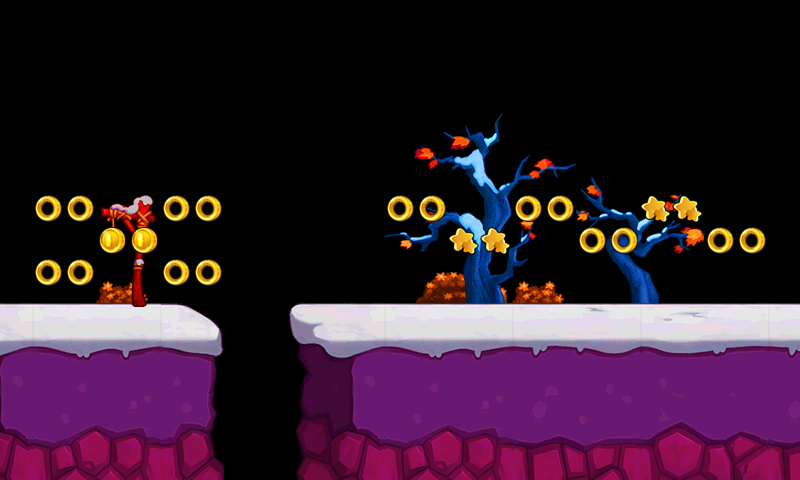

Tiled map render using the project's own tile images. Description and the map definition, with tile-layer contents summarised, below:
An orthogonal 25x15 tile map with 32x32 px tiles, 5 tile layers (grass, tree, root, light, ...), 5 tilesets and 2 objects.

<map version="1.0" orientation="orthogonal" width="25" height="15" tilewidth="32" tileheight="32">
 <tileset firstgid="1" name="grass3" tilewidth="32" tileheight="32">
  <image source="grass3.png" width="160" height="64" />
 </tileset>
 <tileset firstgid="11" name="light" tilewidth="32" tileheight="32">
  <image source="light.png" width="64" height="128" />
 </tileset>
 <tileset firstgid="19" name="tree3" tilewidth="32" tileheight="32">
  <image source="tree3.png" width="448" height="224" />
 </tileset>
 <tileset firstgid="117" name="ground3" tilewidth="32" tileheight="32">
  <image source="ground3.png" width="544" height="192" />
  <tile id="1">
   <properties>
    <property name="rootX" value="-1" />
    <property name="rootY" value="0" />
   </properties>
  </tile>
  <tile id="2">
   <properties>
    <property name="rootX" value="-1" />
    <property name="rootY" value="0" />
   </properties>
  </tile>
  <tile id="3">
   <properties>
    <property name="rootX" value="-1" />
    <property name="rootY" value="0" />
   </properties>
  </tile>
  <tile id="4">
   <properties>
    <property name="rootX" value="-1" />
    <property name="rootY" value="0" />
   </properties>
  </tile>
  <tile id="5">
   <properties>
    <property name="rootX" value="-1" />
    <property name="rootY" value="0" />
   </properties>
  </tile>
  <tile id="6">
   <properties>
    <property name="rootX" value="-1" />
    <property name="rootY" value="0" />
   </properties>
  </tile>
  <tile id="7">
   <properties>
    <property name="rootX" value="-1" />
    <property name="rootY" value="0" />
   </properties>
  </tile>
  <tile id="8">
   <properties>
    <property name="rootX" value="-1" />
    <property name="rootY" value="0" />
   </properties>
  </tile>
  <tile id="9">
   <properties>
    <property name="rootX" value="-1" />
    <property name="rootY" value="0" />
   </properties>
  </tile>
  <tile id="10">
   <properties>
    <property name="rootX" value="-1" />
    <property name="rootY" value="0" />
   </properties>
  </tile>
  <tile id="11">
   <properties>
    <property name="rootX" value="-1" />
    <property name="rootY" value="0" />
   </properties>
  </tile>
  <tile id="12">
   <properties>
    <property name="rootX" value="-1" />
    <property name="rootY" value="0" />
   </properties>
  </tile>
  <tile id="13">
   <properties>
    <property name="rootX" value="-1" />
    <property name="rootY" value="0" />
   </properties>
  </tile>
  <tile id="14">
   <properties>
    <property name="rootX" value="-1" />
    <property name="rootY" value="0" />
   </properties>
  </tile>
  <tile id="15">
   <properties>
    <property name="rootX" value="-1" />
    <property name="rootY" value="0" />
   </properties>
  </tile>
  <tile id="16">
   <properties>
    <property name="rootX" value="-1" />
    <property name="rootY" value="0" />
   </properties>
  </tile>
  <tile id="18">
   <properties>
    <property name="rootX" value="0" />
    <property name="rootY" value="-1" />
   </properties>
  </tile>
  <tile id="35">
   <properties>
    <property name="rootX" value="0" />
    <property name="rootY" value="-1" />
   </properties>
  </tile>
  <tile id="52">
   <properties>
    <property name="rootX" value="0" />
    <property name="rootY" value="-1" />
   </properties>
  </tile>
  <tile id="69">
   <properties>
    <property name="rootX" value="0" />
    <property name="rootY" value="-1" />
   </properties>
  </tile>
  <tile id="86">
   <properties>
    <property name="rootX" value="0" />
    <property name="rootY" value="-1" />
   </properties>
  </tile>
 </tileset>
 <tileset firstgid="219" name="coin" tilewidth="32" tileheight="32">
  <image source="coin.png" width="96" height="32" />
  <tile id="0">
   <properties>
    <property name="jewelType" value="1" />
   </properties>
  </tile>
  <tile id="1">
   <properties>
    <property name="jewelType" value="2" />
   </properties>
  </tile>
  <tile id="2">
   <properties>
    <property name="jewelType" value="3" />
   </properties>
  </tile>
 </tileset>
 <layer name="grass" width="25" height="15">
  <data>[375 cells, 14 non-empty, 10 distinct tile ids]</data>
 </layer>
 <layer name="tree" width="25" height="15">
  <data>[375 cells, 62 non-empty, 62 distinct tile ids]</data>
 </layer>
 <layer name="root" width="25" height="15">
  <data>[375 cells, 138 non-empty, 102 distinct tile ids]</data>
 </layer>
 <layer name="light" width="25" height="15">
  <data>[375 cells, 8 non-empty, 8 distinct tile ids]</data>
 </layer>
 <layer name="jewel" width="25" height="15">
  <data>[375 cells, 22 non-empty, 3 distinct tile ids]</data>
 </layer>
 <objectgroup name="enemy" width="25" height="15">
  <object x="639" y="320">
   <properties>
    <property name="enemytype" value="3" />
   </properties>
  </object>
  <object x="421" y="320">
   <properties>
    <property name="enemytype" value="2" />
   </properties>
  </object>
 </objectgroup>
</map>
